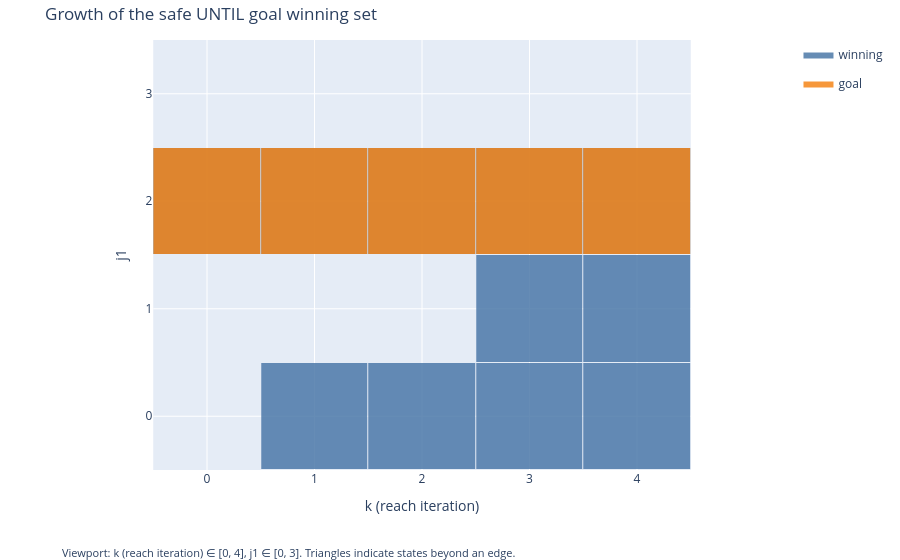

The notebook cell saved with this chart:
### Markdown cell above
## Fixed-point lattice view

The synthetic `k` axis shows the cumulative approximants already computed by `reach()`: `k=0` is the goal and the last column is the fixed point. It is an iteration index, not physical time. The state window and projected hidden variables are inferred automatically.

### Code cell
goal = system.states(j1=2, j2=1)
system.plot(
    (winning, {"name": "winning", "color": "#4C78A8"}),
    (goal, {"name": "goal", "color": "#F58518"}),
    axes=("k", "j1"),
    layout_title="Growth of the safe UNTIL goal winning set",
)

### Figure 1 — Plotly figure (JSON) as saved in the notebook; plotly's stock layout.template omitted (floating-point values rounded to 4 significant figures)
{"data": [{"colorscale": [[0, "#4C78A8"], [1, "#4C78A8"]], "hoverongaps": false, "hovertemplate": "k=%{x}<br>j1=%{y}<extra>winning</extra>", "legendgroup": "winning", "meta": {"layer": "winning", "pyspect_kind": "layer"}, "name": "winning", "opacity": 0.85, "showlegend": true, "showscale": false, "type": "heatmap", "x": [0, 1, 2, 3, 4], "xgap": 1, "y": [0, 1, 2, 3], "ygap": 1, "z": [[null, 1, 1, 1, 1], [null, null, null, 1, 1], [1, 1, 1, 1, 1], [null, null, null, null, null]], "zmax": 1, "zmin": 0}, {"colorscale": [[0, "#F58518"], [1, "#F58518"]], "hoverongaps": false, "hovertemplate": "k=%{x}<br>j1=%{y}<extra>goal</extra>", "legendgroup": "goal", "meta": {"layer": "goal", "pyspect_kind": "layer"}, "name": "goal", "opacity": 0.85, "showlegend": true, "showscale": false, "type": "heatmap", "x": [0, 1, 2, 3, 4], "xgap": 1, "y": [0, 1, 2, 3], "ygap": 1, "z": [[null, null, null, null, null], [null, null, null, null, null], [1, 1, 1, 1, 1], [null, null, null, null, null]], "zmax": 1, "zmin": 0}], "layout": {"annotations": [{"font": {"size": 11}, "showarrow": false, "text": "Viewport: k (reach iteration) ∈ [0, 4], j1 ∈ [0, 3]. Triangles indicate states beyond an edge.", "x": 0, "xanchor": "left", "xref": "paper", "y": -0.17, "yanchor": "top", "yref": "paper"}], "hovermode": "closest", "margin": {"b": 90}, "title": {"text": "Growth of the safe UNTIL goal winning set"}, "xaxis": {"constrain": "domain", "dtick": 1, "range": [-0.5, 4.5], "tick0": 0, "tickmode": "linear", "title": {"text": "k (reach iteration)"}, "zeroline": false}, "yaxis": {"constrain": "domain", "dtick": 1, "range": [-0.5, 3.5], "scaleanchor": "x", "scaleratio": 1, "tick0": 0, "tickmode": "linear", "title": {"text": "j1"}, "zeroline": false}}}
